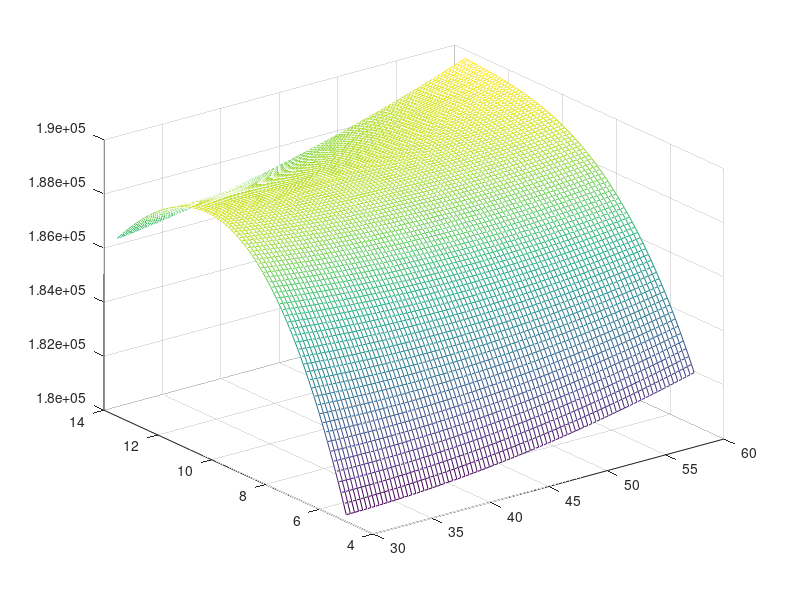
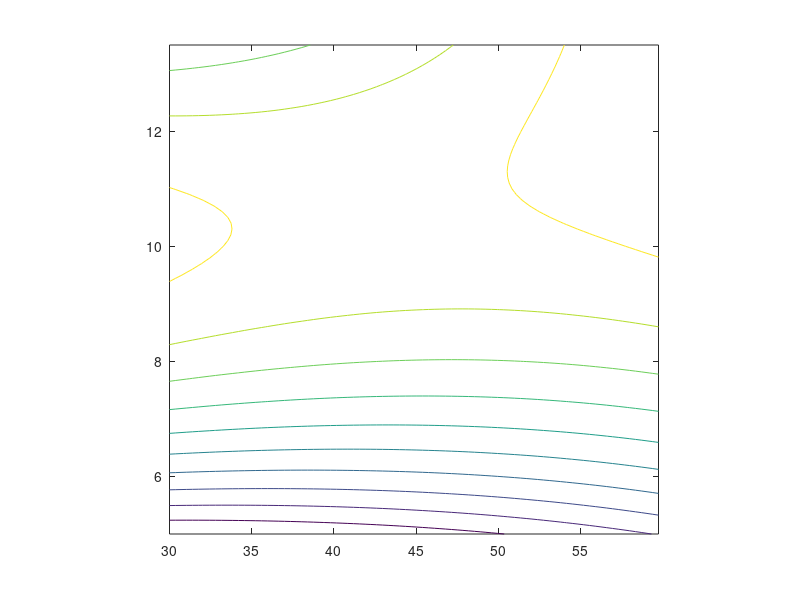

These charts were generated, in order, by the following MATLAB code:
x = 30:0.35:60; y = 5:0.1:13.5;
[x,y] = meshgrid(x,y);
z = 140928 + 212.558 .* x + 1.84306 .* x .^ 2 + 11773.6 .* y - 780.184 .* y .^ 2 + 11.7911 .* y .^ 3 - 89.2628 .* x .* y + 5.12307 .* x .* y .^ 2;
figure
mesh (x,y,z);
figure
contour(x,y,z);axis square